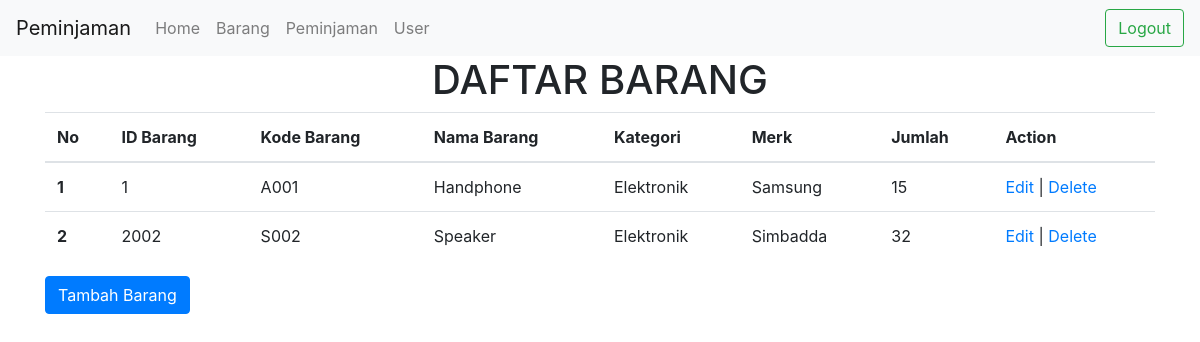
/barang.php (signed in), run on the app's committed database.
### tables this page shows
CREATE TABLE `barang` (
  `id_barang` int(11) NOT NULL,
  `kode_barang` varchar(30) NOT NULL,
  `nama_barang` varchar(30) NOT NULL,
  `kategori` varchar(30) NOT NULL,
  `merk` varchar(30) NOT NULL,
  `jumlah` int(11) NOT NULL
);

### database.php (called while the page is built, shortened)
<?php
$host = "localhost";
$user = "root";
$pass = "";
$dbname = "sts_ginan";
$koneksi = mysqli_connect($host, $user, $pass, $dbname) or die("Gagal terhubung dengan database " . mysqli_error($koneksi));
function tampildata1($tablename)
{
    global $koneksi;
    $hasil = mysqli_query($koneksi, "select * from $tablename");
    $rows = [];
    while ($row = mysqli_fetch_assoc($hasil)) {
        $rows[] = $row;
    }
    return $rows;
}
?>

### barang.php (the view, shortened to what this page needs)
<?php
require_once('database.php');
$data = tampildata1('barang');
$nomor = 0;
?>
<!doctype html>
<html lang="en">
<head>
  <link rel="stylesheet" href="https://cdn.jsdelivr.net/npm/bootstrap@4.6.2/dist/css/bootstrap.min.css"
>
</head>
<body>
  <?php
  if ($_SESSION['status'] <> "login") {
    header("location:login.php?msg=belum_login");
  } else {
    require('navbar.php');
  }
  ?>
  <div class="container">
    <center>
      <h1>DAFTAR BARANG</h1>
    </center>
    <table class="table">
      <thead>
        <tr>
          <th scope="col">No</th>
          <th scope="col">ID Barang</th>
          <th scope="col">Kode Barang</th>
          <th scope="col">Nama Barang</th>
          <th scope="col">Kategori</th>
          <th scope="col">Merk</th>
          <th scope="col">Jumlah</th>
          <th scope="col">Action</th>
        </tr>
      </thead>
      <tbody>
        <?php foreach ($data as $item): ?>
          <?php $nomor++; ?>
          <tr>
            <th scope="row">
              <?php echo $nomor; ?>
            </th>
            <td>
              <?php echo $item['id_barang']; ?>
            </td>
            <td>
              <?php echo $item['kode_barang']; ?>
            </td>
            <td>
              <?php echo $item['nama_barang']; ?>
            </td>
            <td>
              <?php echo $item['kategori']; ?>
            </td>
            <td>
              <?php echo $item['merk']; ?>
            </td>
            <td>
              <?php echo $item['jumlah']; ?>
            </td>
            <td>
              <?php echo "<a href='edit.php?id=$item[id_barang]'>Edit</a> | <a href='javascript:hapusData(" . $item['id_barang'] . ")'>Delete</a>"; ?>
            </td>
          </tr>
        <?php endforeach ?>
      </tbody>
    </table>
    <a type="button" name="tambahBarang" class="btn btn-primary" href="tambahbarang.php">Tambah Barang</a>
  </div>
</body>
</html>

### data on the page
barang: id_barang "1", kode_barang "A001", nama_barang "Handphone", kategori "Elektronik", merk "Samsung", jumlah "15"
barang: id_barang "2002", kode_barang "S002", nama_barang "Speaker", kategori "Elektronik", merk "Simbadda", jumlah "32"
